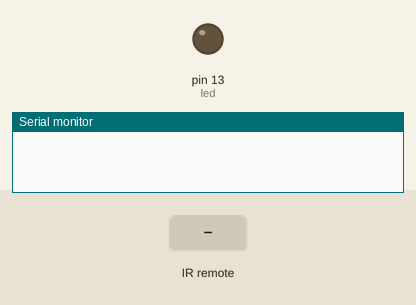
Recording of a sketch running on a simulated Arduino Uno, built with avr-gcc and run on an emulated ATmega328P. Parts: output pins drawn as LEDs (lit = HIGH), the last lines printed to the serial monitor. The inputs (shaded band) are chosen by the test bench.

Above: at 1.2 s.
1.3 s: infrared code 0x1 received
At 2.0 s:
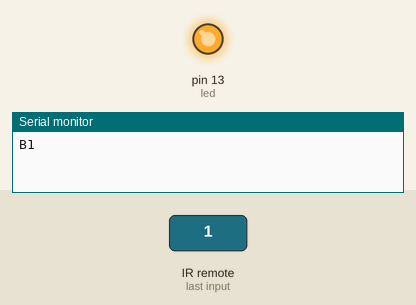
2.8 s: infrared code 0x2 received
4.3 s: infrared code 0x3 received
Timing chart, 0 to 7.3 s (numbered marks = the images above; inputs shaded):
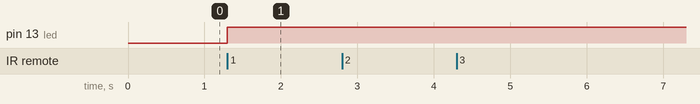

Measured:
- after the input at 1.3 s, pin 13 (led): LOW → HIGH at once

The sketch:

Recptor_Rc_Switch.ino
```cpp
/*
  Simple example for receiving

  http://code.google.com/p/rc-switch/

  Need help? http://forum.ardumote.com
*/

#include <RCSwitch.h>


int led = 13;
RCSwitch mySwitch = RCSwitch();
#define pressed1 9   //defines incoming data set by user which is transmitted
#define pressed2 5
#define pressed3
#define pressed4
#define pressed5
#define pressed6
#define pressed7

void setup() {
  pinMode (led, OUTPUT);
  Serial.begin(9600);
 mySwitch.enableReceive(0);  // Receiver on interrupt 0 => that is pin #2 pinMode(led,OUTPUT);
}
void loop() {


  //digitalWrite(led,HIGH);
  if (mySwitch.available()) {

    int value = mySwitch.getReceivedValue();

    if (value == 0) {
      Serial.print("Unknown encoding");
    } else {
      //  used for checking received data
         /*Serial.print("Received ");
          Serial.print( mySwitch.getReceivedValue() );
          Serial.print(" / ");
          Serial.print( mySwitch.getReceivedBitlength() );
          Serial.print("bit ");
          Serial.print("Protocol: ");
          Serial.println( mySwitch.getReceivedProtocol() );*/    }
if (mySwitch.getReceivedValue())


{
    process();


}


mySwitch.resetAvailable();


Serial.println("  ");
}
  //digitalWrite(led,LOW);

  delay(100);

}
void process()
{
  unsigned long res = mySwitch.getReceivedValue();

  switch (res){
    case 0:
     Serial.println("");
     digitalWrite(led,LOW);
     break;
    case 1:
     Serial.println("B1 ");
     digitalWrite(led,HIGH);
     break;
    case 2:
     Serial.println("  B2 ");
     break;
    case 3:
     Serial.println("B1 B2 ");
     break;
     case 4:
     Serial.println("      B3 ");
     break;
     case 5:
     Serial.println("B1    B3 ");
     break;
     case 6:
     Serial.println("   B2 B3");
     break;
     case 7:
     Serial.println("B1 B2 B3");
     break;

  }
}
```
